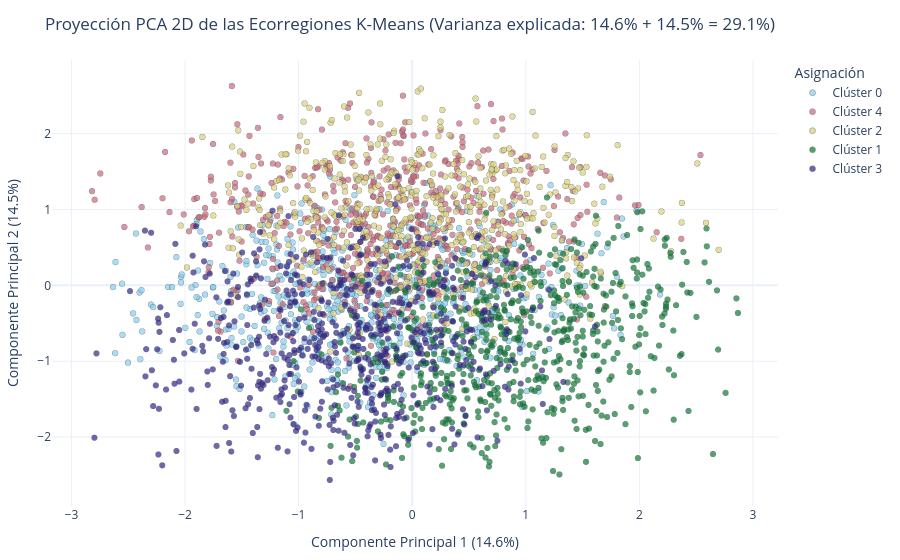

The notebook cell this image was saved under:
### Markdown cell above
## 4. Visualización de Clústeres con PCA 2D
> **Nota metodológica crucial:** Como se determinó en la planificación, **el clustering se ejecutó sobre las 7 variables escaladas reales**. Usamos PCA en esta celda únicamente como técnica de proyección geométrica para graficar la distribución multivariada en dos dimensiones.

### Code cell
hover_info = df[['Crop', 'Soil_Type', 'Rainfall', 'Temperature']]
fig_pca, pca_obj = plot_pca_clusters(
    X_scaled=X_scaled,
    labels=kmeans_labels,
    hover_df=hover_info,
    sample_size=3000,
    title='Proyección PCA 2D de las Ecorregiones K-Means'
)
fig_pca.show()

### Figure 1 — Plotly figure (JSON) as saved in the notebook; plotly's stock layout.template omitted (floating-point values rounded to 4 significant figures; data arrays with more than 128 entries replaced by an {"elided": "..."} marker saying what was removed)
{"data": [{"customdata": {"elided": "646x4 mixed values"}, "hovertemplate": "Cluster=Clúster 0<br>PC1=%{x}<br>PC2=%{y}<br>Crop=%{customdata[0]}<br>Soil_Type=%{customdata[1]}<br>Rainfall=%{customdata[2]}<br>Temperature=%{customdata[3]}<extra></extra>", "legendgroup": "Clúster 0", "marker": {"color": "rgb(136, 204, 238)", "line": {"color": "DarkSlateGrey", "width": 0.5}, "opacity": 0.7, "size": 6, "symbol": "circle"}, "mode": "markers", "name": "Clúster 0", "showlegend": true, "type": "scattergl", "x": {"elided": "646 float values"}, "xaxis": "x", "y": {"elided": "646 float values"}, "yaxis": "y"}, {"customdata": {"elided": "589x4 mixed values"}, "hovertemplate": "Cluster=Clúster 4<br>PC1=%{x}<br>PC2=%{y}<br>Crop=%{customdata[0]}<br>Soil_Type=%{customdata[1]}<br>Rainfall=%{customdata[2]}<br>Temperature=%{customdata[3]}<extra></extra>", "legendgroup": "Clúster 4", "marker": {"color": "rgb(204, 102, 119)", "line": {"color": "DarkSlateGrey", "width": 0.5}, "opacity": 0.7, "size": 6, "symbol": "circle"}, "mode": "markers", "name": "Clúster 4", "showlegend": true, "type": "scattergl", "x": {"elided": "589 float values"}, "xaxis": "x", "y": {"elided": "589 float values"}, "yaxis": "y"}, {"customdata": {"elided": "540x4 mixed values"}, "hovertemplate": "Cluster=Clúster 2<br>PC1=%{x}<br>PC2=%{y}<br>Crop=%{customdata[0]}<br>Soil_Type=%{customdata[1]}<br>Rainfall=%{customdata[2]}<br>Temperature=%{customdata[3]}<extra></extra>", "legendgroup": "Clúster 2", "marker": {"color": "rgb(221, 204, 119)", "line": {"color": "DarkSlateGrey", "width": 0.5}, "opacity": 0.7, "size": 6, "symbol": "circle"}, "mode": "markers", "name": "Clúster 2", "showlegend": true, "type": "scattergl", "x": {"elided": "540 float values"}, "xaxis": "x", "y": {"elided": "540 float values"}, "yaxis": "y"}, {"customdata": {"elided": "633x4 mixed values"}, "hovertemplate": "Cluster=Clúster 1<br>PC1=%{x}<br>PC2=%{y}<br>Crop=%{customdata[0]}<br>Soil_Type=%{customdata[1]}<br>Rainfall=%{customdata[2]}<br>Temperature=%{customdata[3]}<extra></extra>", "legendgroup": "Clúster 1", "marker": {"color": "rgb(17, 119, 51)", "line": {"color": "DarkSlateGrey", "width": 0.5}, "opacity": 0.7, "size": 6, "symbol": "circle"}, "mode": "markers", "name": "Clúster 1", "showlegend": true, "type": "scattergl", "x": {"elided": "633 float values"}, "xaxis": "x", "y": {"elided": "633 float values"}, "yaxis": "y"}, {"customdata": {"elided": "592x4 mixed values"}, "hovertemplate": "Cluster=Clúster 3<br>PC1=%{x}<br>PC2=%{y}<br>Crop=%{customdata[0]}<br>Soil_Type=%{customdata[1]}<br>Rainfall=%{customdata[2]}<br>Temperature=%{customdata[3]}<extra></extra>", "legendgroup": "Clúster 3", "marker": {"color": "rgb(51, 34, 136)", "line": {"color": "DarkSlateGrey", "width": 0.5}, "opacity": 0.7, "size": 6, "symbol": "circle"}, "mode": "markers", "name": "Clúster 3", "showlegend": true, "type": "scattergl", "x": {"elided": "592 float values"}, "xaxis": "x", "y": {"elided": "592 float values"}, "yaxis": "y"}], "layout": {"legend": {"title": {"text": "Asignación"}, "tracegroupgap": 0}, "margin": {"b": 40, "l": 40, "r": 40, "t": 60}, "title": {"text": "Proyección PCA 2D de las Ecorregiones K-Means (Varianza explicada: 14.6% + 14.5% = 29.1%)"}, "xaxis": {"anchor": "y", "domain": [0.0, 1.0], "title": {"text": "Componente Principal 1 (14.6%)"}}, "yaxis": {"anchor": "x", "domain": [0.0, 1.0], "title": {"text": "Componente Principal 2 (14.5%)"}}}}
